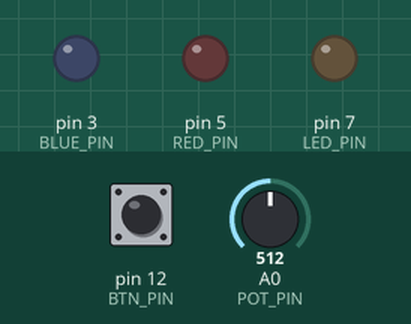
Bench run of a sketch on a simulated Arduino Uno, built with avr-gcc and run on an emulated ATmega328P. Parts: output pins drawn as LEDs (lit = HIGH). Dashed ring = blinking. The test bench sets the inputs (shaded band); at power-on: pin 12 (BTN_PIN) HIGH, A0 (POT_PIN) = 512.

Above: at 1.2 s.
1.3 s: pin 12 (BTN_PIN) pulled LOW for 0.15 s
At 1.57 s:
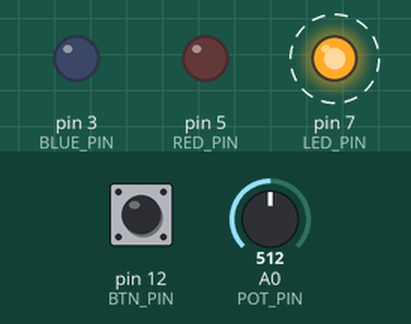
4.4 s: A0 (POT_PIN) set to 490
At 4.61 s:
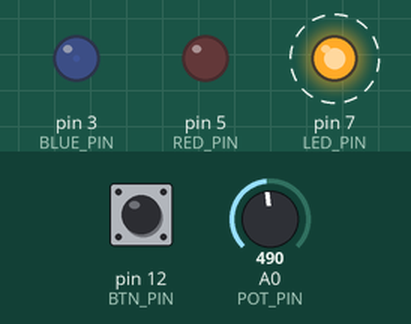
7.4 s: A0 (POT_PIN) set to 534
At 7.65 s:
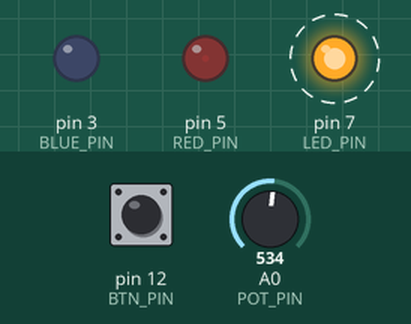
10.4 s: A0 (POT_PIN) set to 716
At 10.68 s:
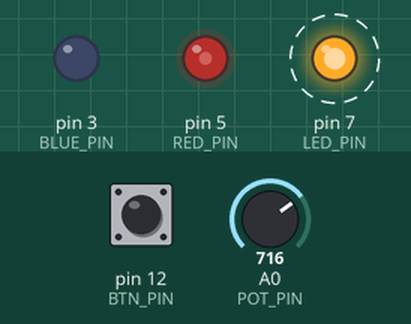
13.4 s: A0 (POT_PIN) set to 900
At 13.72 s:
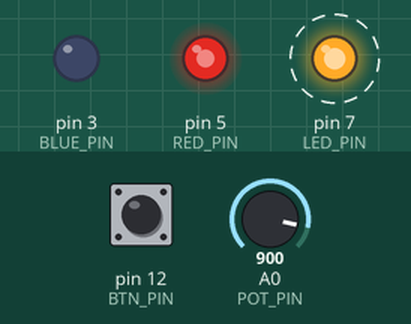
16.4 s: A0 (POT_PIN) set to 1023
At 16.76 s:
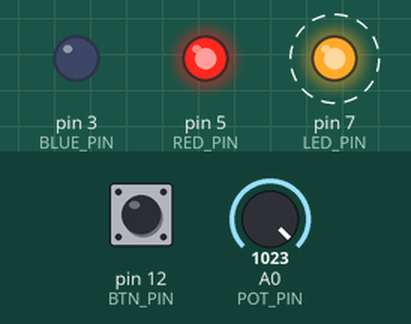
Timing chart, 0 to 20.4 s (numbered marks = the images above; inputs shaded):
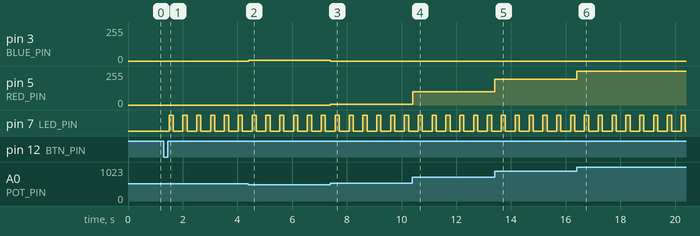

Measured:
- after the input at 1.3 s, pin 7 (LED_PIN): alternates HIGH for 0.15 s and LOW for 0.35 s, starting after 0.20 s
- after the input at 4.4 s, pin 3 (BLUE_PIN): 0/255 → 6/255 at once
- after the input at 7.4 s, pin 3 (BLUE_PIN): 6/255 → 0/255 at once; pin 5 (RED_PIN): 0/255 → 5/255 at once
- after the input at 10.4 s, pin 5 (RED_PIN): 5/255 → 98/255 at once
- after the input at 13.4 s, pin 5 (RED_PIN): 98/255 → 192/255 at once
- after the input at 16.4 s, pin 5 (RED_PIN): 192/255 → 255/255 at once

The sketch:

synthesis_conductor.ino
```cpp
// === ピン定義 ===
const int POT_PIN = A0; // 可変抵抗
const int BLUE_PIN = 3; // 青LED
const int RED_PIN = 5;  // 赤LED
const int LED_PIN = 7;  // 点滅用LED
const int BTN_PIN = 12; // ボタン（※12番から2番に変更して競合を回避）

// === 状態管理用の変数 ===
int lastPotValue = 0;   // 前回の可変抵抗の値 [cite: 85]
bool isRunning = false; // 点滅ループが動いているかどうかのフラグ

// delayを使わずにLEDを点滅させるための変数
unsigned long previousMillis = 0;
bool ledState = LOW;

void setup()
{
    pinMode(RED_PIN, OUTPUT);       // [cite: 85]
    pinMode(BLUE_PIN, OUTPUT);      // [cite: 85]
    pinMode(LED_PIN, OUTPUT);       //
    pinMode(BTN_PIN, INPUT_PULLUP); // 内蔵プルアップを使用 [cite: 93]
}

void loop()
{
    // ----------------------------------------------------
    // 1. ボタンの読み取り処理（loopConductorの機能）
    // ----------------------------------------------------
    if (digitalRead(BTN_PIN) == LOW)
    {
        isRunning = !isRunning; // モードを反転（ON <-> OFF） [cite: 94]

        while (digitalRead(BTN_PIN) == LOW)
            ;      // チャタリング・長押し防止 [cite: 94]
        delay(50); // [cite: 94]
    }

    // ----------------------------------------------------
    // 2. 7番ピンLEDの点滅処理（delayを使わない方式）
    // ----------------------------------------------------
    if (isRunning == true)
    {
        unsigned long currentMillis = millis();

        // LEDがHIGHの時は150ms、LOWの時は350ms待つ
        unsigned long interval = (ledState == HIGH) ? 150 : 350;

        if (currentMillis - previousMillis >= interval)
        {
            previousMillis = currentMillis;
            ledState = !ledState; // LEDの状態を反転
            digitalWrite(LED_PIN, ledState);
        }
    }
    else
    {
        digitalWrite(LED_PIN, LOW); // ストップ時は消灯 [cite: 96]
        ledState = LOW;
    }

    // ----------------------------------------------------
    // 3. 可変抵抗による青・赤LEDの制御（conductor2の機能）
    // ----------------------------------------------------
    int potValue = analogRead(POT_PIN); // 0〜1023を取得 [cite: 85]

    // ノイズ対策（前回より2以上変化があった時だけ処理） [cite: 86]
    if (abs(potValue - lastPotValue) > 2) // [cite: 86]
    {
        lastPotValue = potValue; // 前回の値を更新 [cite: 87]

        int redValue = 0;  // [cite: 87]
        int blueValue = 0; // [cite: 87]

        // 【左側】500未満のとき、青を制御（500で完全に消える） [cite: 88]
        if (potValue < 500) // [cite: 88]
        {
            blueValue = map(potValue, 0, 500, 255, 0); // [cite: 88]
            redValue = 0;                              // [cite: 89]
        }
        // 【右側】524より大きいとき、赤を制御（524で完全に消える） [cite: 89]
        else if (potValue > 524) // [cite: 89]
        {
            blueValue = 0;                               // [cite: 89]
            redValue = map(potValue, 524, 1023, 0, 255); // [cite: 90]
        }
        // 【中央】500〜524の間は、どちらも0（完全消灯ゾーン） [cite: 90]
        else
        {
            blueValue = 0; // [cite: 90]
            redValue = 0;  // [cite: 91]
        }

        // LEDに明るさを出力
        analogWrite(RED_PIN, redValue);   // [cite: 91]
        analogWrite(BLUE_PIN, blueValue); // [cite: 91]
    }

    // 全体のループ速度を少しだけ調整（安定化のため）
    delay(10);
}
```
